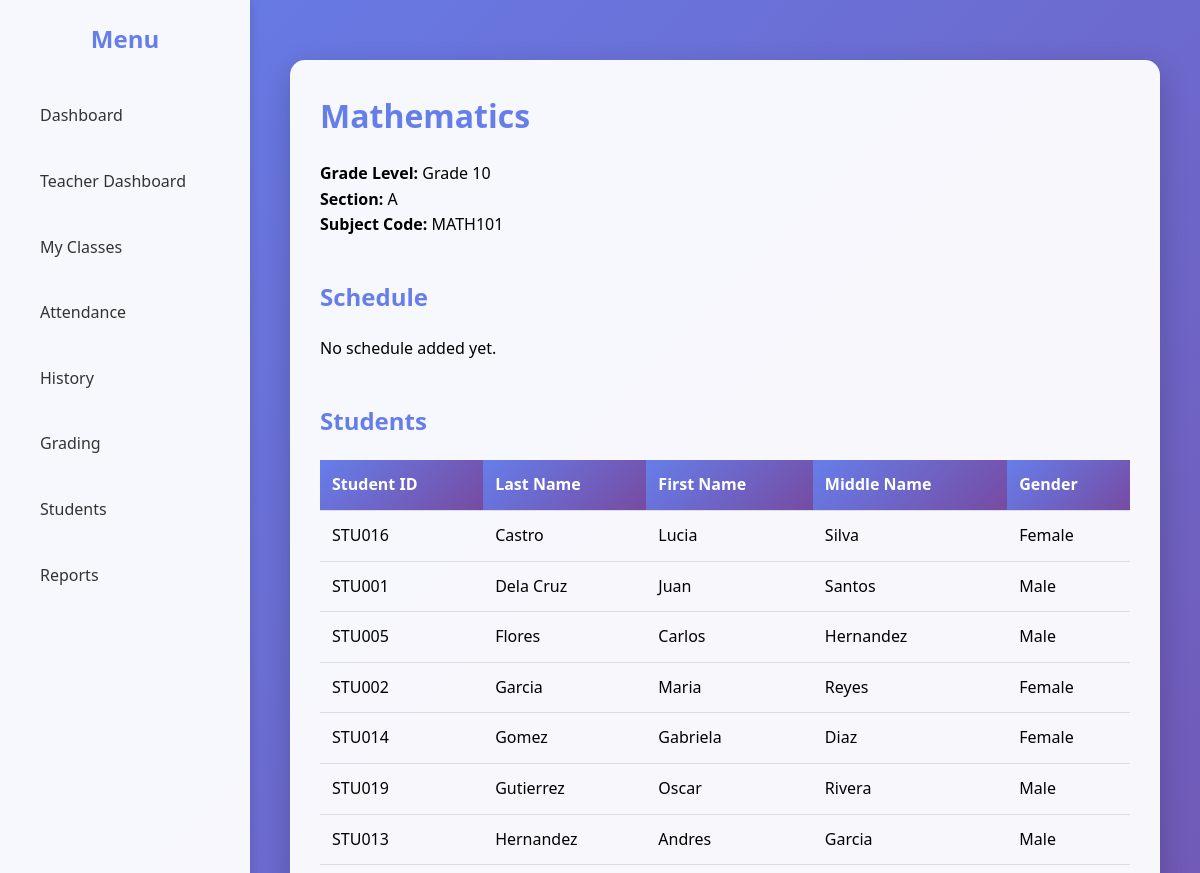
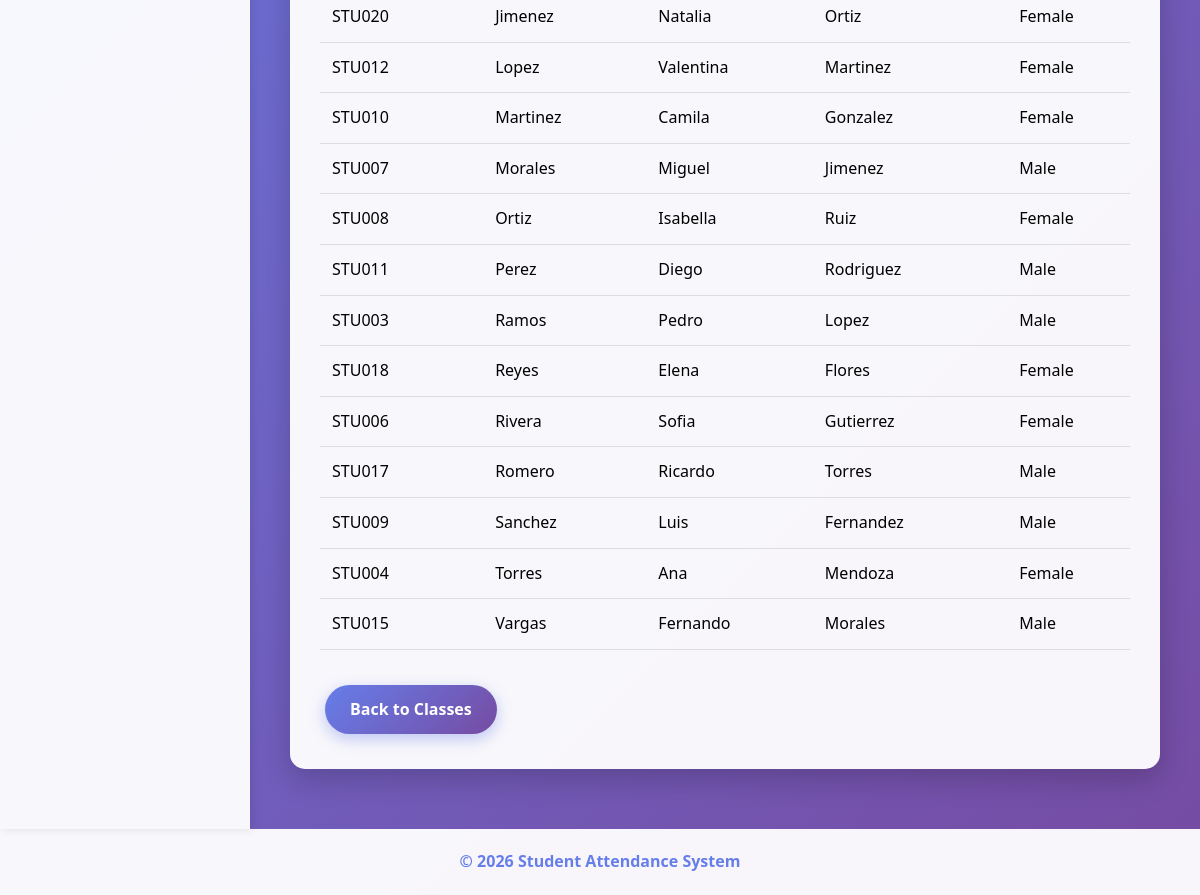
Screenshot of /views/class_view.php?class_id=1 with the database file from the repository (2 pictures, top to bottom).
### tables this page shows
CREATE TABLE IF NOT EXISTS classes (
    id INT AUTO_INCREMENT PRIMARY KEY,
    grade_level VARCHAR(50) NOT NULL,
    section VARCHAR(50) NOT NULL,
    subject VARCHAR(100) NOT NULL,
    subject_code VARCHAR(50) NOT NULL,
    created_at TIMESTAMP DEFAULT CURRENT_TIMESTAMP
);

CREATE TABLE IF NOT EXISTS class_students (
    id INT AUTO_INCREMENT PRIMARY KEY,
    class_id INT NOT NULL,
    first_name VARCHAR(100) NOT NULL,
    last_name VARCHAR(100) NOT NULL,
    middle_name VARCHAR(100),
    gender ENUM('Male', 'Female', 'Other') NOT NULL,
    student_id VARCHAR(50) NOT NULL,
    created_at TIMESTAMP DEFAULT CURRENT_TIMESTAMP,
    FOREIGN KEY (class_id) REFERENCES classes(id) ON DELETE CASCADE
);

### views/class_view.php (the view, shortened to what this page needs)
<?php
$database = new Database();
$db = $database->getConnection();
$class_id = isset($_GET['class_id']) ? $_GET['class_id'] : 0;
$query = "SELECT * FROM classes WHERE id = :id";
$stmt = $db->prepare($query);
$stmt->bindParam(":id", $class_id);
$stmt->execute();
$class = $stmt->fetch(PDO::FETCH_ASSOC);
$query = "SELECT * FROM schedules WHERE class_id = :class_id ORDER BY FIELD(day_of_week, 'Monday', 'Tuesday', 'Wednesday', 'Thursday', 'Friday', 'Saturday', 'Sunday')";
$stmt = $db->prepare($query);
$stmt->bindParam(":class_id", $class_id);
$stmt->execute();
$schedules = $stmt;
$query = "SELECT * FROM class_students WHERE class_id = :class_id ORDER BY last_name, first_name";
$stmt = $db->prepare($query);
$stmt->bindParam(":class_id", $class_id);
$stmt->execute();
$students = $stmt;
include '../includes/header.php';
include '../includes/nav.php';
?>
<div class="card">
    <h1><?php echo htmlspecialchars($class['subject']); ?></h1>
    <div class="class-info">
        <p><strong>Grade Level:</strong> <?php echo htmlspecialchars($class['grade_level']); ?></p>
        <p><strong>Section:</strong> <?php echo htmlspecialchars($class['section']); ?></p>
        <p><strong>Subject Code:</strong> <?php echo htmlspecialchars($class['subject_code']); ?></p>
    </div>
    <h2 style="margin-top: 40px;">Schedule</h2>
    <?php if ($schedules->rowCount() > 0): ?>
        <table>
            <thead>
                <tr>
                    <th>Day</th>
                    <th>Start Time</th>
                    <th>End Time</th>
                    <th>Room</th>
                </tr>
            </thead>
            <tbody>
                <?php while ($row = $schedules->fetch(PDO::FETCH_ASSOC)): ?>
                <tr>
                    <td><?php echo htmlspecialchars($row['day_of_week']); ?></td>
                    <td><?php echo date('g:i A', strtotime($row['start_time'])); ?></td>
                    <td><?php echo date('g:i A', strtotime($row['end_time'])); ?></td>
                    <td><?php echo htmlspecialchars($row['room']); ?></td>
                </tr>
                <?php endwhile; ?>
            </tbody>
        </table>
    <?php else: ?>
        <p>No schedule added yet.</p>
    <?php endif; ?>
    <h2 style="margin-top: 40px;">Students</h2>
    <?php if ($students->rowCount() > 0): ?>
        <table>
            <thead>
                <tr>
                    <th>Student ID</th>
                    <th>Last Name</th>
                    <th>First Name</th>
                    <th>Middle Name</th>
                    <th>Gender</th>
                </tr>
            </thead>
            <tbody>
                <?php while ($row = $students->fetch(PDO::FETCH_ASSOC)): ?>
                <tr>
                    <td><?php echo htmlspecialchars($row['student_id']); ?></td>
                    <td><?php echo htmlspecialchars($row['last_name']); ?></td>
                    <td><?php echo htmlspecialchars($row['first_name']); ?></td>
                    <td><?php echo htmlspecialchars($row['middle_name']); ?></td>
                    <td><?php echo htmlspecialchars($row['gender']); ?></td>
                </tr>
                <?php endwhile; ?>
            </tbody>
        </table>
    <?php else: ?>
        <p>No students added yet.</p>
    <?php endif; ?>
    <div style="margin-top: 30px;">
        <a href="classes.php" class="btn">Back to Classes</a>
    </div>
</div>
<?php include '../includes/footer.php'; ?>

### assets/css/style.css (style rules this page uses)
* { margin: 0; padding: 0; box-sizing: border-box; }
body { font-family: 'Segoe UI', Tahoma, Geneva, Verdana, sans-serif; background: linear-gradient(135deg, #667eea 0%, #764ba2 100%); line-height: 1.6; }
.card { background: rgba(255, 255, 255, 0.95); padding: 30px; margin: 20px 0; border-radius: 15px; box-shadow: 0 10px 30px rgba(0,0,0,0.2); animation: slideUp 0.5s ease; }
h1, h2 { color: #667eea; margin-bottom: 20px; }
table { width: 100%; border-collapse: collapse; margin: 20px 0; }
table th, table td { padding: 12px; text-align: left; border-bottom: 1px solid #ddd; }
table th { background: linear-gradient(135deg, #667eea 0%, #764ba2 100%); color: #fff; }
table tr { transition: all 0.3s ease; }
.btn { display: inline-block; padding: 12px 25px; background: linear-gradient(135deg, #667eea 0%, #764ba2 100%); color: #fff; text-decoration: none; border: none; border-radius: 25px; cursor: pointer; margin: 5px; transition: all 0.3s ease; font-weight: 600; box-shadow: 0 5px 15px rgba(102, 126, 234, 0.4); }

### rows the page displays
classes: subject "Mathematics", grade_level "Grade 10", section "A", subject_code "MATH101"
class_students: student "STU016", last_name "Castro", first_name "Lucia", middle_name "Silva", gender "Female"
class_students: student "STU001", last_name "Dela Cruz", first_name "Juan", middle_name "Santos", gender "Male"
class_students: student "STU005", last_name "Flores", first_name "Carlos", middle_name "Hernandez", gender "Male"
class_students: student "STU002", last_name "Garcia", first_name "Maria", middle_name "Reyes", gender "Female"
class_students: student "STU014", last_name "Gomez", first_name "Gabriela", middle_name "Diaz", gender "Female"
class_students: student "STU019", last_name "Gutierrez", first_name "Oscar", middle_name "Rivera", gender "Male"
class_students: student "STU013", last_name "Hernandez", first_name "Andres", middle_name "Garcia", gender "Male"
class_students: student "STU020", last_name "Jimenez", first_name "Natalia", middle_name "Ortiz", gender "Female"
class_students: student "STU012", last_name "Lopez", first_name "Valentina", middle_name "Martinez", gender "Female"
class_students: student "STU010", last_name "Martinez", first_name "Camila", middle_name "Gonzalez", gender "Female"
class_students: student "STU007", last_name "Morales", first_name "Miguel", middle_name "Jimenez", gender "Male"
class_students: student "STU008", last_name "Ortiz", first_name "Isabella", middle_name "Ruiz", gender "Female"
class_students: student "STU011", last_name "Perez", first_name "Diego", middle_name "Rodriguez", gender "Male"
class_students: student "STU003", last_name "Ramos", first_name "Pedro", middle_name "Lopez", gender "Male"
class_students: student "STU018", last_name "Reyes", first_name "Elena", middle_name "Flores", gender "Female"
class_students: student "STU006", last_name "Rivera", first_name "Sofia", middle_name "Gutierrez", gender "Female"
class_students: student "STU017", last_name "Romero", first_name "Ricardo", middle_name "Torres", gender "Male"
class_students: student "STU009", last_name "Sanchez", first_name "Luis", middle_name "Fernandez", gender "Male"
class_students: student "STU004", last_name "Torres", first_name "Ana", middle_name "Mendoza", gender "Female"
class_students: student "STU015", last_name "Vargas", first_name "Fernando", middle_name "Morales", gender "Male"
